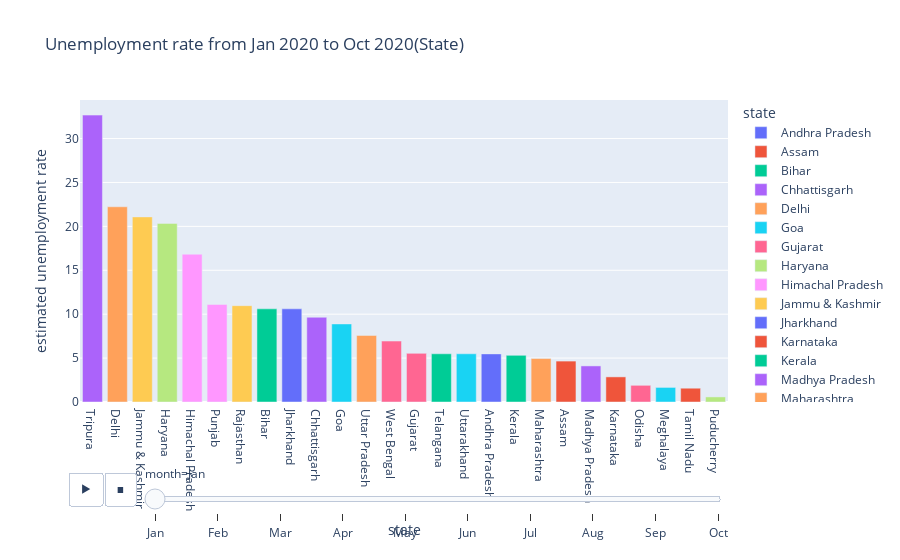

Source (notebook cell):
### Markdown cell above
>  Hariyana and  Tripura were having the highest average amount of Unemployment rate




> Meghalaya was having the lowest average amount of Unemployment rate

### Code cell
# Bar plot Unemployment Rate (monthly)

fig = px.bar(df,x='state',y='estimated unemployment rate',animation_frame='month',color='state',
            title='Unemployment rate from Jan 2020 to Oct 2020(State)')

fig.update_layout(xaxis={'categoryorder':'total descending'})
fig.show()

### Figure 1 — Plotly figure (JSON) as saved in the notebook; plotly's stock layout.template omitted (floating-point values rounded to 4 significant figures)
{"data": [{"alignmentgroup": "True", "hovertemplate": "state=%{x}<br>month=Jan<br>estimated unemployment rate=%{y}<extra></extra>", "legendgroup": "Andhra Pradesh", "marker": {"color": "#636efa", "pattern": {"shape": ""}}, "name": "Andhra Pradesh", "offsetgroup": "Andhra Pradesh", "orientation": "v", "showlegend": true, "textposition": "auto", "type": "bar", "x": ["Andhra Pradesh"], "xaxis": "x", "y": [5.48], "yaxis": "y"}, {"alignmentgroup": "True", "hovertemplate": "state=%{x}<br>month=Jan<br>estimated unemployment rate=%{y}<extra></extra>", "legendgroup": "Assam", "marker": {"color": "#EF553B", "pattern": {"shape": ""}}, "name": "Assam", "offsetgroup": "Assam", "orientation": "v", "showlegend": true, "textposition": "auto", "type": "bar", "x": ["Assam"], "xaxis": "x", "y": [4.66], "yaxis": "y"}, {"alignmentgroup": "True", "hovertemplate": "state=%{x}<br>month=Jan<br>estimated unemployment rate=%{y}<extra></extra>", "legendgroup": "Bihar", "marker": {"color": "#00cc96", "pattern": {"shape": ""}}, "name": "Bihar", "offsetgroup": "Bihar", "orientation": "v", "showlegend": true, "textposition": "auto", "type": "bar", "x": ["Bihar"], "xaxis": "x", "y": [10.61], "yaxis": "y"}, {"alignmentgroup": "True", "hovertemplate": "state=%{x}<br>month=Jan<br>estimated unemployment rate=%{y}<extra></extra>", "legendgroup": "Chhattisgarh", "marker": {"color": "#ab63fa", "pattern": {"shape": ""}}, "name": "Chhattisgarh", "offsetgroup": "Chhattisgarh", "orientation": "v", "showlegend": true, "textposition": "auto", "type": "bar", "x": ["Chhattisgarh"], "xaxis": "x", "y": [9.65], "yaxis": "y"}, {"alignmentgroup": "True", "hovertemplate": "state=%{x}<br>month=Jan<br>estimated unemployment rate=%{y}<extra></extra>", "legendgroup": "Delhi", "marker": {"color": "#FFA15A", "pattern": {"shape": ""}}, "name": "Delhi", "offsetgroup": "Delhi", "orientation": "v", "showlegend": true, "textposition": "auto", "type": "bar", "x": ["Delhi"], "xaxis": "x", "y": [22.23], "yaxis": "y"}, {"alignmentgroup": "True", "hovertemplate": "state=%{x}<br>month=Jan<br>estimated unemployment rate=%{y}<extra></extra>", "legendgroup": "Goa", "marker": {"color": "#19d3f3", "pattern": {"shape": ""}}, "name": "Goa", "offsetgroup": "Goa", "orientation": "v", "showlegend": true, "textposition": "auto", "type": "bar", "x": ["Goa"], "xaxis": "x", "y": [8.89], "yaxis": "y"}, {"alignmentgroup": "True", "hovertemplate": "state=%{x}<br>month=Jan<br>estimated unemployment rate=%{y}<extra></extra>", "legendgroup": "Gujarat", "marker": {"color": "#FF6692", "pattern": {"shape": ""}}, "name": "Gujarat", "offsetgroup": "Gujarat", "orientation": "v", "showlegend": true, "textposition": "auto", "type": "bar", "x": ["Gujarat"], "xaxis": "x", "y": [5.54], "yaxis": "y"}, {"alignmentgroup": "True", "hovertemplate": "state=%{x}<br>month=Jan<br>estimated unemployment rate=%{y}<extra></extra>", "legendgroup": "Haryana", "marker": {"color": "#B6E880", "pattern": {"shape": ""}}, "name": "Haryana", "offsetgroup": "Haryana", "orientation": "v", "showlegend": true, "textposition": "auto", "type": "bar", "x": ["Haryana"], "xaxis": "x", "y": [20.34], "yaxis": "y"}, {"alignmentgroup": "True", "hovertemplate": "state=%{x}<br>month=Jan<br>estimated unemployment rate=%{y}<extra></extra>", "legendgroup": "Himachal Pradesh", "marker": {"color": "#FF97FF", "pattern": {"shape": ""}}, "name": "Himachal Pradesh", "offsetgroup": "Himachal Pradesh", "orientation": "v", "showlegend": true, "textposition": "auto", "type": "bar", "x": ["Himachal Pradesh"], "xaxis": "x", "y": [16.83], "yaxis": "y"}, {"alignmentgroup": "True", "hovertemplate": "state=%{x}<br>month=Jan<br>estimated unemployment rate=%{y}<extra></extra>", "legendgroup": "Jammu & Kashmir", "marker": {"color": "#FECB52", "pattern": {"shape": ""}}, "name": "Jammu & Kashmir", "offsetgroup": "Jammu & Kashmir", "orientation": "v", "showlegend": true, "textposition": "auto", "type": "bar", "x": ["Jammu & Kashmir"], "xaxis": "x", "y": [21.08], "yaxis": "y"}, {"alignmentgroup": "True", "hovertemplate": "state=%{x}<br>month=Jan<br>estimated unemployment rate=%{y}<extra></extra>", "legendgroup": "Jharkhand", "marker": {"color": "#636efa", "pattern": {"shape": ""}}, "name": "Jharkhand", "offsetgroup": "Jharkhand", "orientation": "v", "showlegend": true, "textposition": "auto", "type": "bar", "x": ["Jharkhand"], "xaxis": "x", "y": [10.61], "yaxis": "y"}, {"alignmentgroup": "True", "hovertemplate": "state=%{x}<br>month=Jan<br>estimated unemployment rate=%{y}<extra></extra>", "legendgroup": "Karnataka", "marker": {"color": "#EF553B", "pattern": {"shape": ""}}, "name": "Karnataka", "offsetgroup": "Karnataka", "orientation": "v", "showlegend": true, "textposition": "auto", "type": "bar", "x": ["Karnataka"], "xaxis": "x", "y": [2.86], "yaxis": "y"}, {"alignmentgroup": "True", "hovertemplate": "state=%{x}<br>month=Jan<br>estimated unemployment rate=%{y}<extra></extra>", "legendgroup": "Kerala", "marker": {"color": "#00cc96", "pattern": {"shape": ""}}, "name": "Kerala", "offsetgroup": "Kerala", "orientation": "v", "showlegend": true, "textposition": "auto", "type": "bar", "x": ["Kerala"], "xaxis": "x", "y": [5.31], "yaxis": "y"}, {"alignmentgroup": "True", "hovertemplate": "state=%{x}<br>month=Jan<br>estimated unemployment rate=%{y}<extra></extra>", "legendgroup": "Madhya Pradesh", "marker": {"color": "#ab63fa", "pattern": {"shape": ""}}, "name": "Madhya Pradesh", "offsetgroup": "Madhya Pradesh", "orientation": "v", "showlegend": true, "textposition": "auto", "type": "bar", "x": ["Madhya Pradesh"], "xaxis": "x", "y": [4.11], "yaxis": "y"}, {"alignmentgroup": "True", "hovertemplate": "state=%{x}<br>month=Jan<br>estimated unemployment rate=%{y}<extra></extra>", "legendgroup": "Maharashtra", "marker": {"color": "#FFA15A", "pattern": {"shape": ""}}, "name": "Maharashtra", "offsetgroup": "Maharashtra", "orientation": "v", "showlegend": true, "textposition": "auto", "type": "bar", "x": ["Maharashtra"], "xaxis": "x", "y": [4.95], "yaxis": "y"}, {"alignmentgroup": "True", "hovertemplate": "state=%{x}<br>month=Jan<br>estimated unemployment rate=%{y}<extra></extra>", "legendgroup": "Meghalaya", "marker": {"color": "#19d3f3", "pattern": {"shape": ""}}, "name": "Meghalaya", "offsetgroup": "Meghalaya", "orientation": "v", "showlegend": true, "textposition": "auto", "type": "bar", "x": ["Meghalaya"], "xaxis": "x", "y": [1.66], "yaxis": "y"}, {"alignmentgroup": "True", "hovertemplate": "state=%{x}<br>month=Jan<br>estimated unemployment rate=%{y}<extra></extra>", "legendgroup": "Odisha", "marker": {"color": "#FF6692", "pattern": {"shape": ""}}, "name": "Odisha", "offsetgroup": "Odisha", "orientation": "v", "showlegend": true, "textposition": "auto", "type": "bar", "x": ["Odisha"], "xaxis": "x", "y": [1.9], "yaxis": "y"}, {"alignmentgroup": "True", "hovertemplate": "state=%{x}<br>month=Jan<br>estimated unemployment rate=%{y}<extra></extra>", "legendgroup": "Puducherry", "marker": {"color": "#B6E880", "pattern": {"shape": ""}}, "name": "Puducherry", "offsetgroup": "Puducherry", "orientation": "v", "showlegend": true, "textposition": "auto", "type": "bar", "x": ["Puducherry"], "xaxis": "x", "y": [0.58], "yaxis": "y"}, {"alignmentgroup": "True", "hovertemplate": "state=%{x}<br>month=Jan<br>estimated unemployment rate=%{y}<extra></extra>", "legendgroup": "Punjab", "marker": {"color": "#FF97FF", "pattern": {"shape": ""}}, "name": "Punjab", "offsetgroup": "Punjab", "orientation": "v", "showlegend": true, "textposition": "auto", "type": "bar", "x": ["Punjab"], "xaxis": "x", "y": [11.11], "yaxis": "y"}, {"alignmentgroup": "True", "hovertemplate": "state=%{x}<br>month=Jan<br>estimated unemployment rate=%{y}<extra></extra>", "legendgroup": "Rajasthan", "marker": {"color": "#FECB52", "pattern": {"shape": ""}}, "name": "Rajasthan", "offsetgroup": "Rajasthan", "orientation": "v", "showlegend": true, "textposition": "auto", "type": "bar", "x": ["Rajasthan"], "xaxis": "x", "y": [10.97], "yaxis": "y"}, {"alignmentgroup": "True", "hovertemplate": "state=%{x}<br>month=Jan<br>estimated unemployment rate=%{y}<extra></extra>", "legendgroup": "Tamil Nadu", "marker": {"color": "#EF553B", "pattern": {"shape": ""}}, "name": "Tamil Nadu", "offsetgroup": "Tamil Nadu", "orientation": "v", "showlegend": true, "textposition": "auto", "type": "bar", "x": ["Tamil Nadu"], "xaxis": "x", "y": [1.57], "yaxis": "y"}, {"alignmentgroup": "True", "hovertemplate": "state=%{x}<br>month=Jan<br>estimated unemployment rate=%{y}<extra></extra>", "legendgroup": "Telangana", "marker": {"color": "#00cc96", "pattern": {"shape": ""}}, "name": "Telangana", "offsetgroup": "Telangana", "orientation": "v", "showlegend": true, "textposition": "auto", "type": "bar", "x": ["Telangana"], "xaxis": "x", "y": [5.49], "yaxis": "y"}, {"alignmentgroup": "True", "hovertemplate": "state=%{x}<br>month=Jan<br>estimated unemployment rate=%{y}<extra></extra>", "legendgroup": "Tripura", "marker": {"color": "#ab63fa", "pattern": {"shape": ""}}, "name": "Tripura", "offsetgroup": "Tripura", "orientation": "v", "showlegend": true, "textposition": "auto", "type": "bar", "x": ["Tripura"], "xaxis": "x", "y": [32.67], "yaxis": "y"}, {"alignmentgroup": "True", "hovertemplate": "state=%{x}<br>month=Jan<br>estimated unemployment rate=%{y}<extra></extra>", "legendgroup": "Uttar Pradesh", "marker": {"color": "#FFA15A", "pattern": {"shape": ""}}, "name": "Uttar Pradesh", "offsetgroup": "Uttar Pradesh", "orientation": "v", "showlegend": true, "textposition": "auto", "type": "bar", "x": ["Uttar Pradesh"], "xaxis": "x", "y": [7.58], "yaxis": "y"}, {"alignmentgroup": "True", "hovertemplate": "state=%{x}<br>month=Jan<br>estimated unemployment rate=%{y}<extra></extra>", "legendgroup": "Uttarakhand", "marker": {"color": "#19d3f3", "pattern": {"shape": ""}}, "name": "Uttarakhand", "offsetgroup": "Uttarakhand", "orientation": "v", "showlegend": true, "textposition": "auto", "type": "bar", "x": ["Uttarakhand"], "xaxis": "x", "y": [5.49], "yaxis": "y"}, {"alignmentgroup": "True", "hovertemplate": "state=%{x}<br>month=Jan<br>estimated unemployment rate=%{y}<extra></extra>", "legendgroup": "West Bengal", "marker": {"color": "#FF6692", "pattern": {"shape": ""}}, "name": "West Bengal", "offsetgroup": "West Bengal", "orientation": "v", "showlegend": true, "textposition": "auto", "type": "bar", "x": ["West Bengal"], "xaxis": "x", "y": [6.94], "yaxis": "y"}], "layout": {"barmode": "relative", "legend": {"title": {"text": "state"}, "tracegroupgap": 0}, "sliders": [{"active": 0, "currentvalue": {"prefix": "month="}, "len": 0.9, "pad": {"b": 10, "t": 60}, "steps": [{"args": [["Jan"], {"frame": {"duration": 0, "redraw": true}, "fromcurrent": true, "mode": "immediate", "transition": {"duration": 0, "easing": "linear"}}], "label": "Jan", "method": "animate"}, {"args": [["Feb"], {"frame": {"duration": 0, "redraw": true}, "fromcurrent": true, "mode": "immediate", "transition": {"duration": 0, "easing": "linear"}}], "label": "Feb", "method": "animate"}, {"args": [["Mar"], {"frame": {"duration": 0, "redraw": true}, "fromcurrent": true, "mode": "immediate", "transition": {"duration": 0, "easing": "linear"}}], "label": "Mar", "method": "animate"}, {"args": [["Apr"], {"frame": {"duration": 0, "redraw": true}, "fromcurrent": true, "mode": "immediate", "transition": {"duration": 0, "easing": "linear"}}], "label": "Apr", "method": "animate"}, {"args": [["May"], {"frame": {"duration": 0, "redraw": true}, "fromcurrent": true, "mode": "immediate", "transition": {"duration": 0, "easing": "linear"}}], "label": "May", "method": "animate"}, {"args": [["Jun"], {"frame": {"duration": 0, "redraw": true}, "fromcurrent": true, "mode": "immediate", "transition": {"duration": 0, "easing": "linear"}}], "label": "Jun", "method": "animate"}, {"args": [["Jul"], {"frame": {"duration": 0, "redraw": true}, "fromcurrent": true, "mode": "immediate", "transition": {"duration": 0, "easing": "linear"}}], "label": "Jul", "method": "animate"}, {"args": [["Aug"], {"frame": {"duration": 0, "redraw": true}, "fromcurrent": true, "mode": "immediate", "transition": {"duration": 0, "easing": "linear"}}], "label": "Aug", "method": "animate"}, {"args": [["Sep"], {"frame": {"duration": 0, "redraw": true}, "fromcurrent": true, "mode": "immediate", "transition": {"duration": 0, "easing": "linear"}}], "label": "Sep", "method": "animate"}, {"args": [["Oct"], {"frame": {"duration": 0, "redraw": true}, "fromcurrent": true, "mode": "immediate", "transition": {"duration": 0, "easing": "linear"}}], "label": "Oct", "method": "animate"}], "x": 0.1, "xanchor": "left", "y": 0, "yanchor": "top"}], "title": {"text": "Unemployment rate from Jan 2020 to Oct 2020(State)"}, "updatemenus": [{"buttons": [{"args": [null, {"frame": {"duration": 500, "redraw": true}, "fromcurrent": true, "mode": "immediate", "transition": {"duration": 500, "easing": "linear"}}], "label": "&#9654;", "method": "animate"}, {"args": [[null], {"frame": {"duration": 0, "redraw": true}, "fromcurrent": true, "mode": "immediate", "transition": {"duration": 0, "easing": "linear"}}], "label": "&#9724;", "method": "animate"}], "direction": "left", "pad": {"r": 10, "t": 70}, "showactive": false, "type": "buttons", "x": 0.1, "xanchor": "right", "y": 0, "yanchor": "top"}], "xaxis": {"anchor": "y", "categoryarray": ["Andhra Pradesh", "Assam", "Bihar", "Chhattisgarh", "Delhi", "Goa", "Gujarat", "Haryana", "Himachal Pradesh", "Jammu & Kashmir", "Jharkhand", "Karnataka", "Kerala", "Madhya Pradesh", "Maharashtra", "Meghalaya", "Odisha", "Puducherry", "Punjab", "Rajasthan", "Sikkim", "Tamil Nadu", "Telangana", "Tripura", "Uttar Pradesh", "Uttarakhand", "West Bengal"], "categoryorder": "total descending", "domain": [0, 1], "title": {"text": "state"}}, "yaxis": {"anchor": "x", "domain": [0, 1], "title": {"text": "estimated unemployment rate"}}}}
